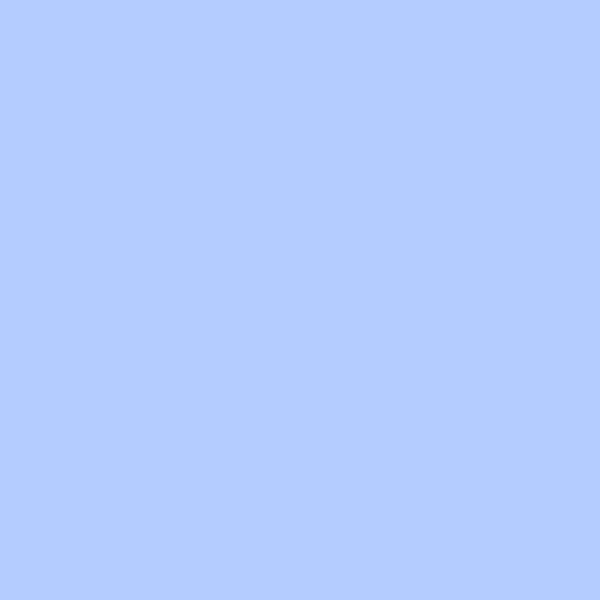
Frame 1 (no input)
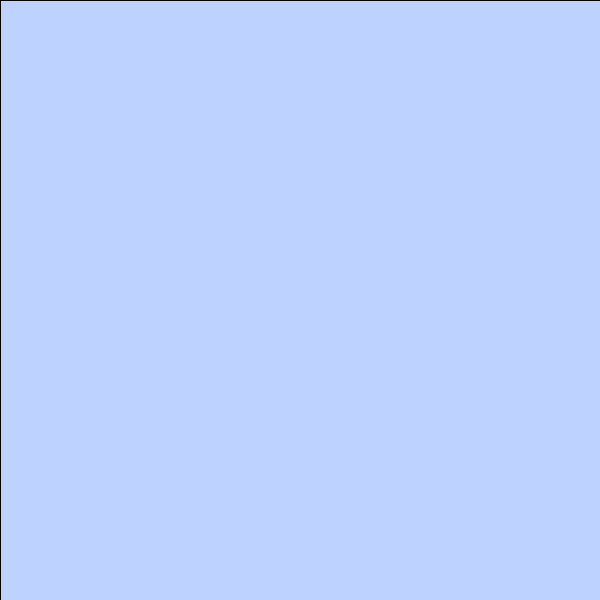
Frame 60 (the mouse pressed at the canvas centre just before this capture)
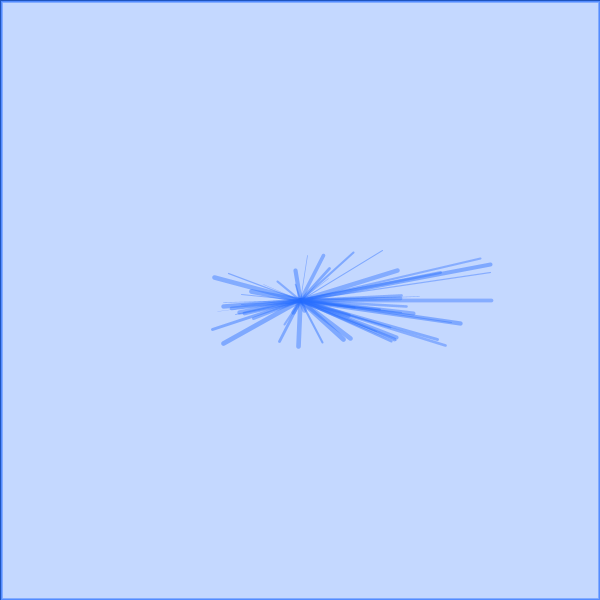
Frame 120 (the mouse held since frame 60 and released just before this capture)

The Processing sketch that drew these frames (run headless with seeded random() and noise(); from frame 60 on, the mouse is pressed at the canvas centre):

// Processing sketch: processing_44703
// ── processing_44703.pde


void setup(){
size(600,600);
background(180,204,255);
smooth();
frameRate(2000);



}



void draw(){
   
  
  
  fill(255, 10);
  if (frameCount%20==0) rect(0, 0, width, height);
  
  fill(random(0,100),0,110);
  if(keyPressed){
    fill(random(0,200),20,random(0,200),30);
  if(key=='5')ellipse(random(width),random(height),map(mouseX,0,width,0,10),map(mouseX,0,width,0,10));
  if(key=='1')ellipse(mouseX,mouseY,random(20,100),random(-50,50));fill(255,234,0);
  
  if(key=='3')line(mouseX+random(-50,100),mouseY,random(0,150),mouseX);
  fill(random(0,100),20,random(0,200),50);
  if(key=='2')ellipse(mouseX+random(-20,200),mouseY+random(-300,300),40,40);
  if(key=='4')rect(mouseY,mouseX,mouseY,random(10,40));
  
  
  
}

   
   if(mousePressed){
     strokeWeight(random(0.2,5));
     stroke(28,102,255,110);
    
     line(mouseX,mouseY,mouseX+random(-90,200),mouseY+random(-50,50));
     //stroke(28,102,255,80);
     
     
     
 


     
     
   }
  
  }
  
